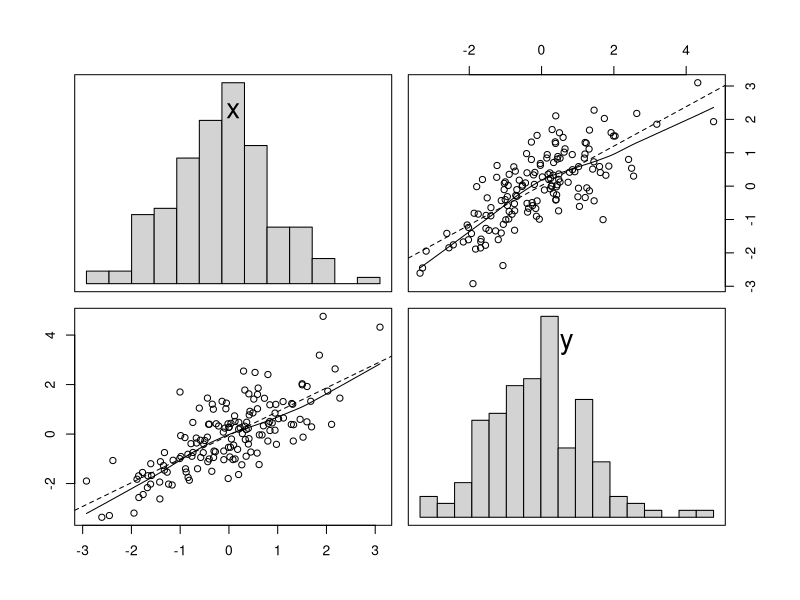

Write R code to recreate this figure.
x <- rnorm(150)
y <- x + rnorm(150)

pairs(cbind(x,y), 
    panel=function(x,y){
        points(x,y)
        abline(lm(y~x), lty=2)
        lines(lowess(x,y))
        },
    diag.panel=function(x){
        par(new=T)
        hist(x, main="", axes=F, nclass=12)
        }
    )